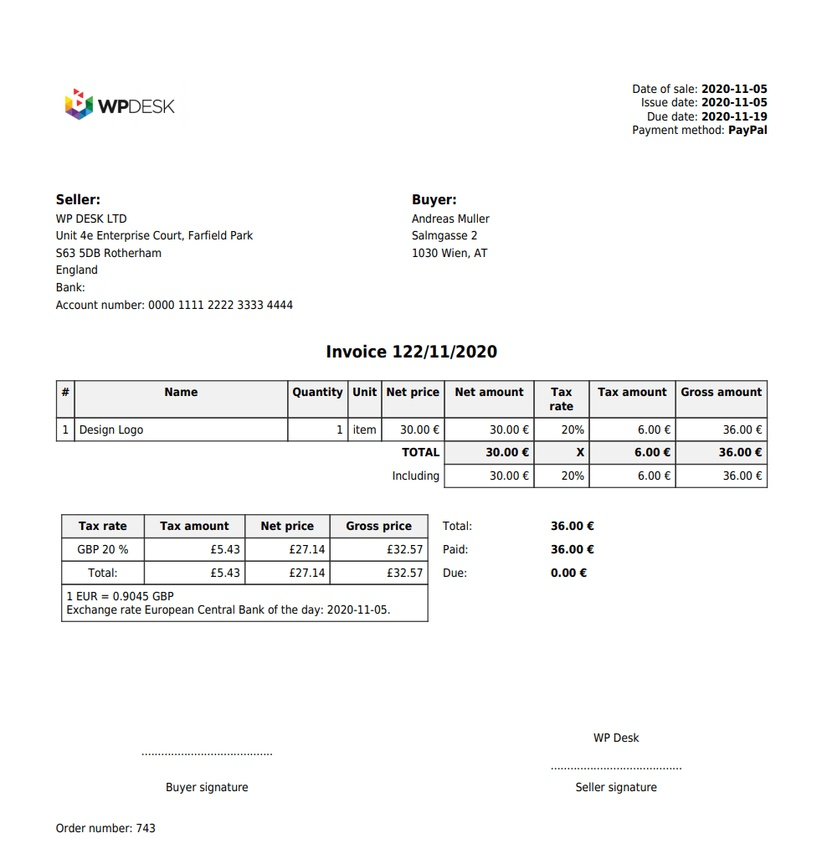
#> input picture data/download.jpg, 822 x 859 px, shrunk from 982 x 1026 before the run
$ python main.py
#> lines starting #> are read from the running program, lines starting #| are printed output that depends on the picture; after the words box and inside, x2 and y2 are one past the last pixel; in counts of white or black regions, pixels touching at a corner belong together
from PIL import Image
import cv2
from matplotlib import pyplot as plt
import pytesseract

image_file = "data/download.jpg"
img = cv2.imread(image_file)
#> img is the input picture: shape (859, 822, 3); mean B, G, R 247.1, 247.2, 247.1


cv2.waitKey(0)
def display(im_path): #from stackoverflow
     dpi = 80
     im_data = plt.imread(im_path)
     if len(im_data.shape) == 3:
          height, width, depth = im_data.shape
     else:
          height, width = im_data.shape

     figsize = width / float(dpi), height / float(dpi)

     fig = plt.figure(figsize=figsize)
     ax = fig.add_axes([0,0,1,1])
     ax.axis('off')
     ax.imshow(im_data, cmap='gray')
     plt.show()

inverted_image = cv2.bitwise_not(img)
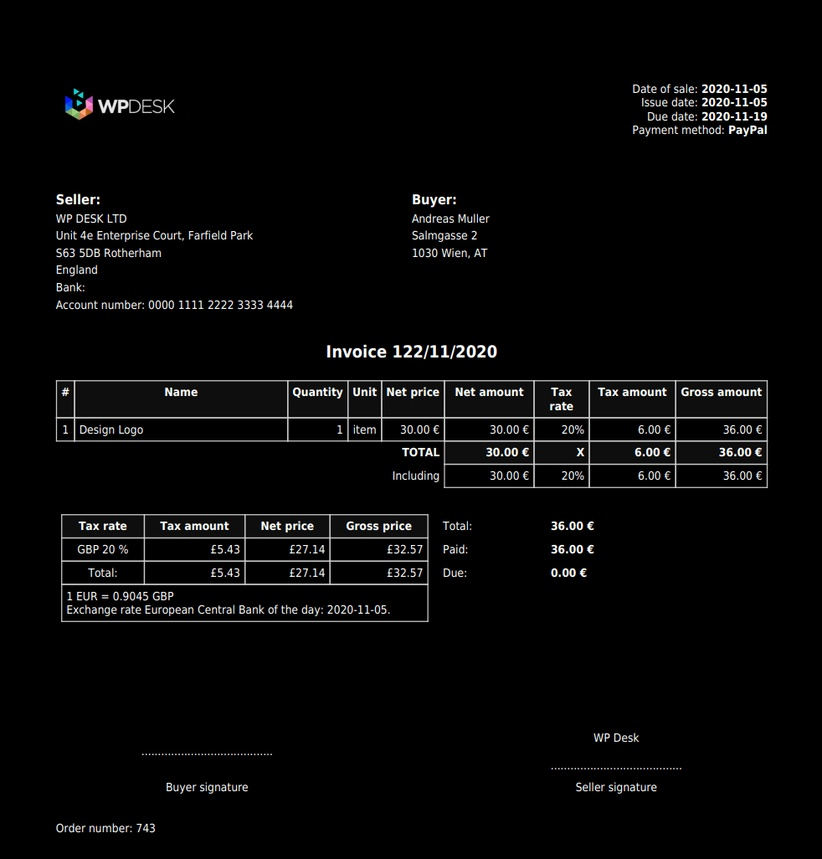
#> inverted_image: shape (859, 822, 3); mean B, G, R 7.9, 7.8, 7.9
cv2.imwrite("temp/inverted.jpg", inverted_image)


def grayscale(image):

     return cv2.cvtColor(image, cv2.COLOR_BGR2GRAY)

gray_image = grayscale(img)
cv2.imwrite("temp/gray.jpg", gray_image)

# thresh, im_bw = cv2.threshold(gray_image, 190, 205, cv2.THRESH_BINARY)
thresh, im_bw = cv2.threshold(gray_image, 0, 255, cv2.THRESH_BINARY + cv2.THRESH_OTSU)
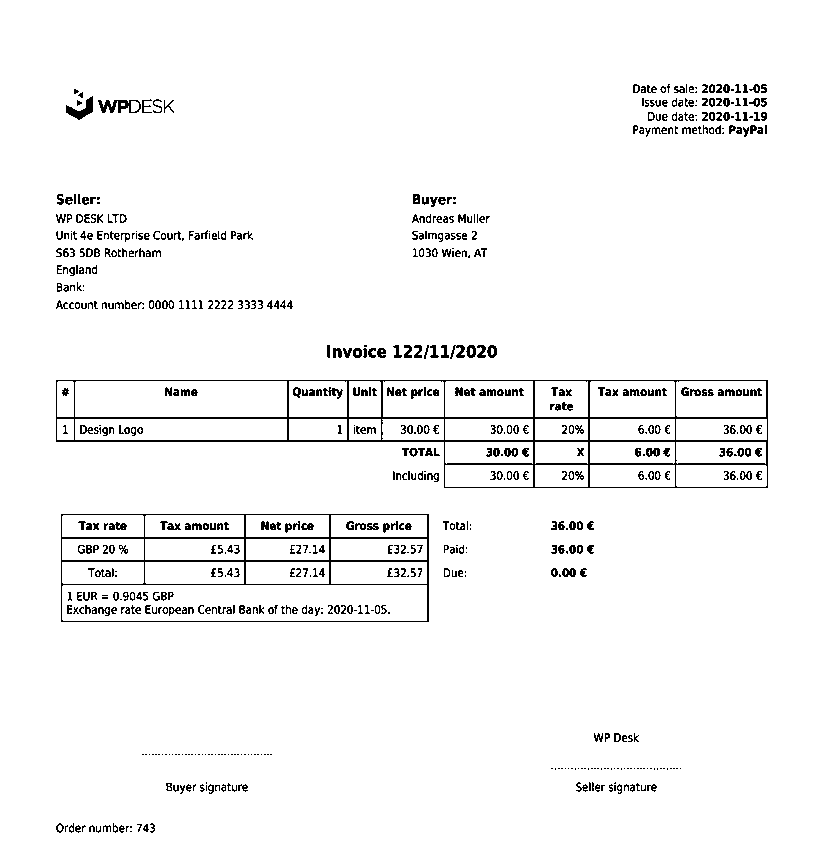
#> im_bw: shape (859, 822); 96.2% white; black in thin lines or dots, all inside (x1, y1, x2, y2) = (56, 84, 768, 833)
#> thresh = 172
cv2.imwrite("temp/im_bw.jpg", im_bw)
display("temp/im_bw.jpg")


def noise_removal(image):
     # [8 lines of commented-out code are left out]
     return cv2.fastNlMeansDenoising(image, None, 10, 7, 21)

no_noise = noise_removal(im_bw)
cv2.imwrite("temp/no_noise.jpg", no_noise)

def thin_font(image):
     import numpy as np
     image = cv2.bitwise_not(image)
     kernel = np.ones((2, 2), np.uint8)
     image = cv2.erode(image, kernel, iterations=1)
     image = cv2.bitwise_not(image)
     return image

eroded_image = thin_font(no_noise)
#> in thin_font, `image = cv2.erode(image, kernel, iterations=1)`: image: shape (859, 822); 1.3% white in thin lines or dots, all inside (x1, y1, x2, y2) = (57, 85, 768, 833)
cv2.imwrite("temp/eroded_image.jpg", eroded_image)


def thick_font(image):
     import numpy as np
     image = cv2.bitwise_not(image)
     kernel = np.ones((2, 2), np.uint8)
     image = cv2.dilate(image, kernel, iterations=1)
     image = cv2.bitwise_not(image)
     return image

dilated_image = thick_font(eroded_image)
#> in thick_font, `image = cv2.dilate(image, kernel, iterations=1)`:
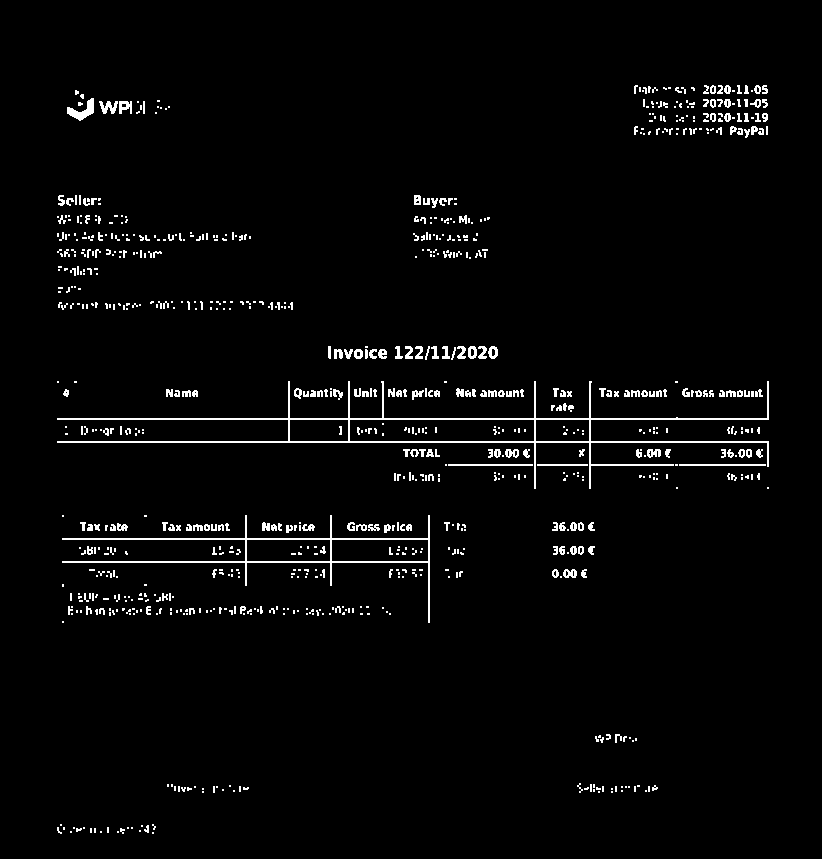
#> image: shape (859, 822); 2.8% white in thin lines or dots, all inside (x1, y1, x2, y2) = (57, 85, 769, 834)
cv2.imwrite("temp/dilated_image.jpg", dilated_image)
# display("temp/dilated_image.jpg")


new = cv2.imread("data/download.jpg")

#https://becominghuman.ai/how-to-automatically-deskew-straighten-a-text-image-using-opencv-a0c30aed83df
import numpy as np

def getSkewAngle(cvImage) -> float:
    # Prep image, copy, convert to gray scale, blur, and threshold
    newImage = cvImage.copy()
    gray = cv2.cvtColor(newImage, cv2.COLOR_BGR2GRAY)
    blur = cv2.GaussianBlur(gray, (9, 9), 0)
    thresh = cv2.threshold(blur, 0, 255, cv2.THRESH_BINARY_INV + cv2.THRESH_OTSU)[1]

    # Apply dilate to merge text into meaningful lines/paragraphs.
    # Use larger kernel on X axis to merge characters into single line, cancelling out any spaces.
    # But use smaller kernel on Y axis to separate between different blocks of text
    kernel = cv2.getStructuringElement(cv2.MORPH_RECT, (30, 5))
    dilate = cv2.dilate(thresh, kernel, iterations=1)

    # Find all contours
    contours, hierarchy = cv2.findContours(dilate, cv2.RETR_LIST, cv2.CHAIN_APPROX_SIMPLE)
    contours = sorted(contours, key = cv2.contourArea, reverse = True)
    for c in contours:
        rect = cv2.boundingRect(c)
        x,y,w,h = rect
        cv2.rectangle(newImage,(x,y),(x+w,y+h),(0,255,0),2)

    # Find largest contour and surround in min area box
    largestContour = contours[0]
    print (len(contours))
    minAreaRect = cv2.minAreaRect(largestContour)
    cv2.imwrite("temp/boxes.jpg", newImage)
    # Determine the angle. Convert it to the value that was originally used to obtain skewed image
    angle = minAreaRect[-1]
    if angle < -45:
        angle = 90 + angle
    return -1.0 * angle
# Rotate the image around its center
def rotateImage(cvImage, angle: float):
    newImage = cvImage.copy()
    (h, w) = newImage.shape[:2]
    center = (w // 2, h // 2)
    M = cv2.getRotationMatrix2D(center, angle, 1.0)
    newImage = cv2.warpAffine(newImage, M, (w, h), flags=cv2.INTER_CUBIC, borderMode=cv2.BORDER_REPLICATE)
    return newImage

# Deskew image
def deskew(cvImage):
    angle = getSkewAngle(cvImage)
#> in getSkewAngle, `thresh = cv2.threshold(blur, 0, 255, cv2.THRESH_BINARY_INV + cv2.THRES..`:
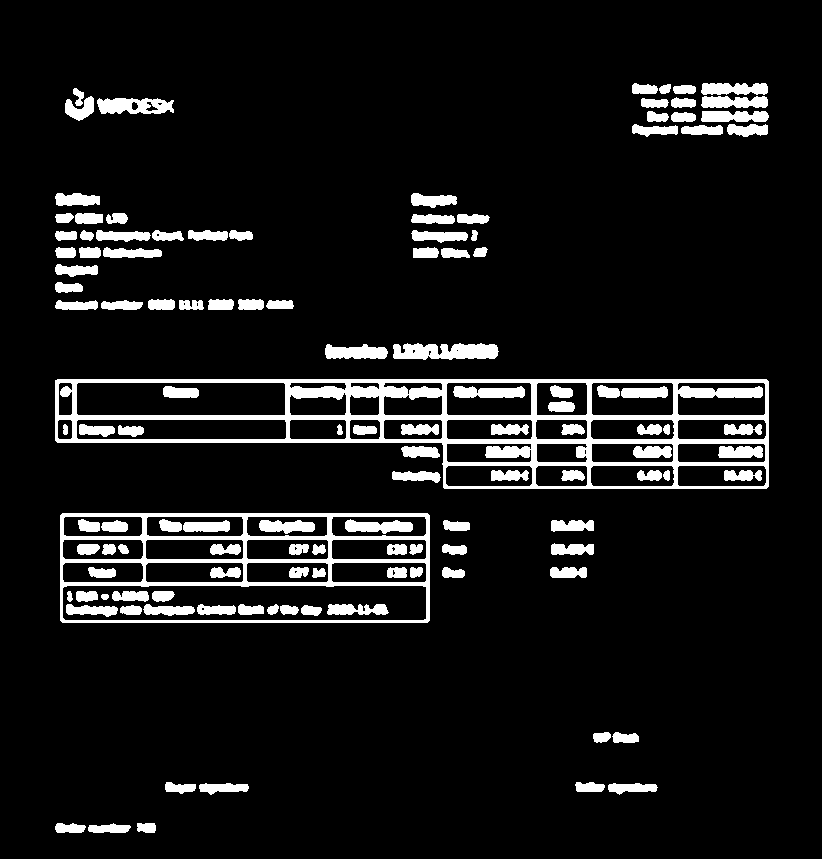
#> thresh: shape (859, 822); 8.9% white; 125 white regions, largest, box (x1, y1, x2, y2) and area: (55, 379, 769, 489) 18141, (60, 513, 430, 623) 8494, (393, 343, 499, 360) 1420
#> in getSkewAngle, `dilate = cv2.dilate(thresh, kernel, iterations=1)`:
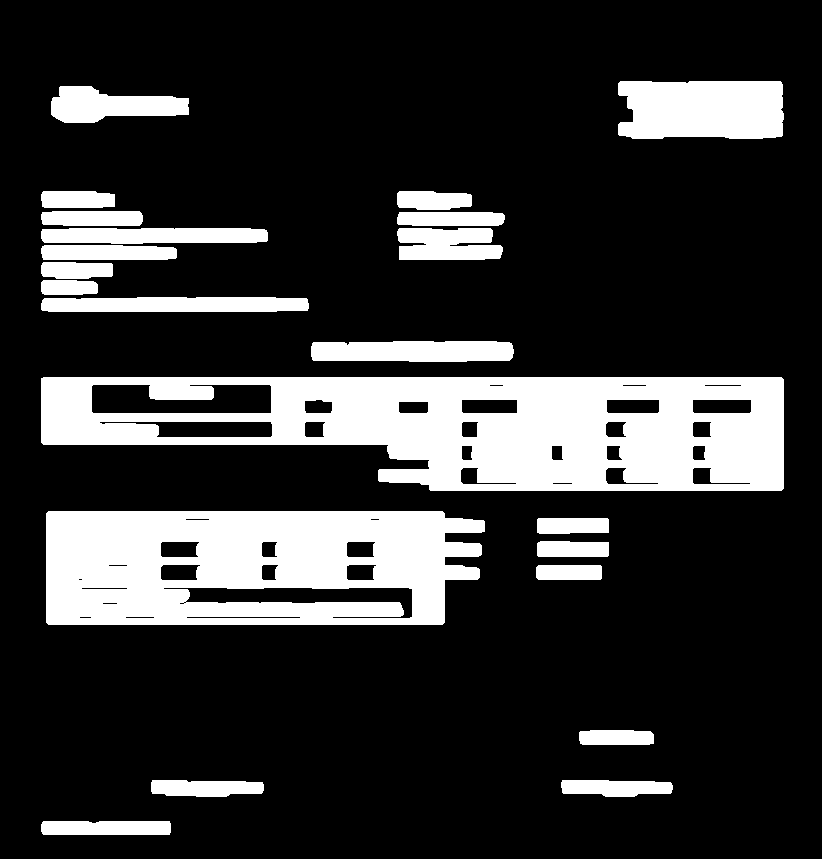
#> dilate: shape (859, 822); 20.3% white; 22 white regions
#> in getSkewAngle, `contours, hierarchy = cv2.findContours(dilate, cv2.RETR_LIST, cv2.CHAI..`: contours = 62 contours, 4 with area under 20; largest, box (x1, y1, x2, y2) and area: (41, 377, 784, 491) 67275, (46, 511, 485, 625) 46442, (618, 81, 784, 139) 8788, (91, 384, 272, 414) 4312, (311, 341, 514, 362) 3750
#> the loop in getSkewAngle, `for c in contours:` made 62 passes
#> (x, y, w, h) on passes 1 to 12: (41, 377, 743, 114), (46, 511, 439, 114), (618, 81, 166, 58), (91, 384, 181, 30), (311, 341, 203, 21), (163, 587, 250, 32), (41, 297, 268, 15), (51, 86, 138, 37), (41, 228, 227, 16), (397, 228, 106, 32), (99, 421, 174, 17), (41, 245, 136, 15)
#> after the loop in getSkewAngle, `for c in contours:`:
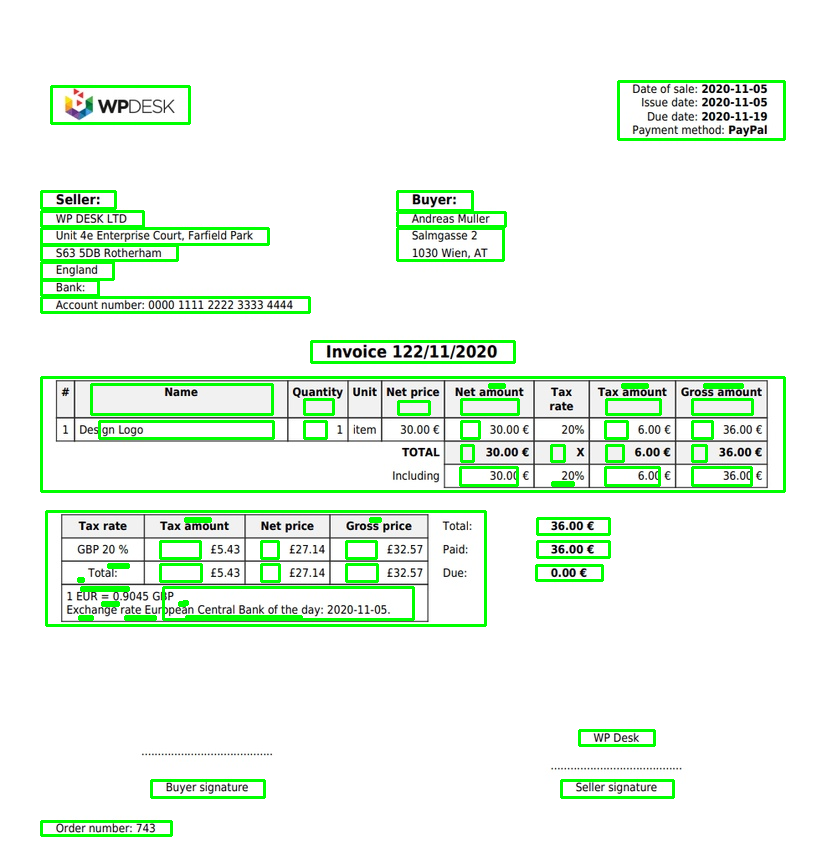
#> newImage: shape (859, 822, 3); 5.22% of pixels changed, all inside (x1, y1, x2, y2) = (40, 80, 786, 837)
#> in getSkewAngle, `largestContour = contours[0]`: largestContour = contour of 39 points, box (x1, y1, x2, y2) (41, 377, 784, 491), area 67275
#| 62
#> in getSkewAngle, `minAreaRect = cv2.minAreaRect(largestContour)`: minAreaRect = ((412, 433.5), (113, 742), -90)
#> in getSkewAngle, `angle = minAreaRect[-1]`: angle = -90
#> in getSkewAngle, `angle = 90 + angle`: angle = 0
    return rotateImage(cvImage, -1.0 * angle)

fixed = deskew(new)
#> in rotateImage, `M = cv2.getRotationMatrix2D(center, angle, 1.0)`: M = [[1, 0, 0], [0, 1, 0]]
cv2.imwrite("temp/rotated_fixed.jpg", fixed)

# display("temp/rotated_fixed.jpg")

def remove_borders(image):
    contours, heiarchy = cv2.findContours(image, cv2.RETR_EXTERNAL, cv2.CHAIN_APPROX_SIMPLE)
    cntsSorted = sorted(contours, key=lambda x:cv2.contourArea(x))
    cnt = cntsSorted[-1]
    x, y, w, h = cv2.boundingRect(cnt)
    crop = image[y:y+h, x:x+w]
    return (crop)
no_borders = remove_borders(no_noise)
#> in remove_borders, `contours, heiarchy = cv2.findContours(image, cv2.RETR_EXTERNAL, cv2.CH..`: contours = [[[0, 0], [0, 858], [821, 858], [821, 0]]]; heiarchy = [[-1, -1, -1, -1]]
#> in remove_borders, `cntsSorted = sorted(contours, key=lambda x:cv2.contourArea(x))`: cntsSorted = [[[0, 0], [0, 858], [821, 858], [821, 0]]]
#> in remove_borders, `cnt = cntsSorted[-1]`: cnt = [[0, 0], [0, 858], [821, 858], [821, 0]]
#> in remove_borders, `x, y, w, h = cv2.boundingRect(cnt)`: x = 0; w = 822; h = 859
cv2.imwrite("temp/no_borders.jpg", no_borders)
# display('temp/no_borders.jpg')

color = [255, 255, 255]
top, bottom, left, right = [150]*4
image_with_border = cv2.copyMakeBorder(no_borders, top, bottom, left, right, cv2.BORDER_CONSTANT, value=color)
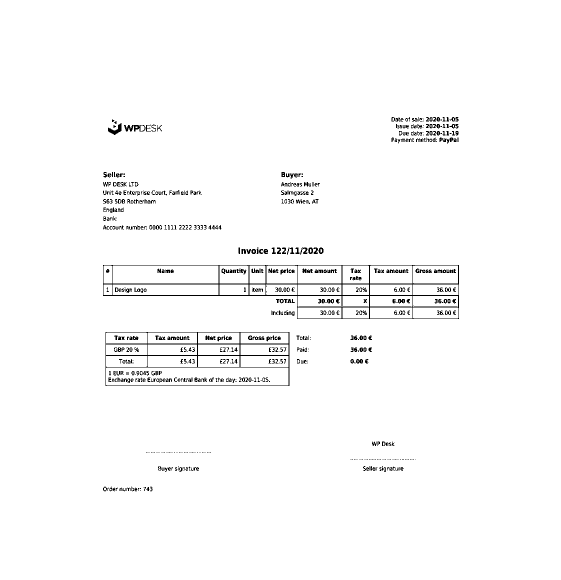
#> image_with_border: shape (1159, 1122) (shown at 1/2 size); 98% white; black in thin lines or dots, all inside (x1, y1, x2, y2) = (206, 234, 918, 983)
cv2.imwrite("temp/image_with_border.jpg", image_with_border)
display("temp/image_with_border.jpg")

final_img = Image.open("temp/image_with_border.jpg")
#> (the run stopped early here; a loop or call above may not have finished)
